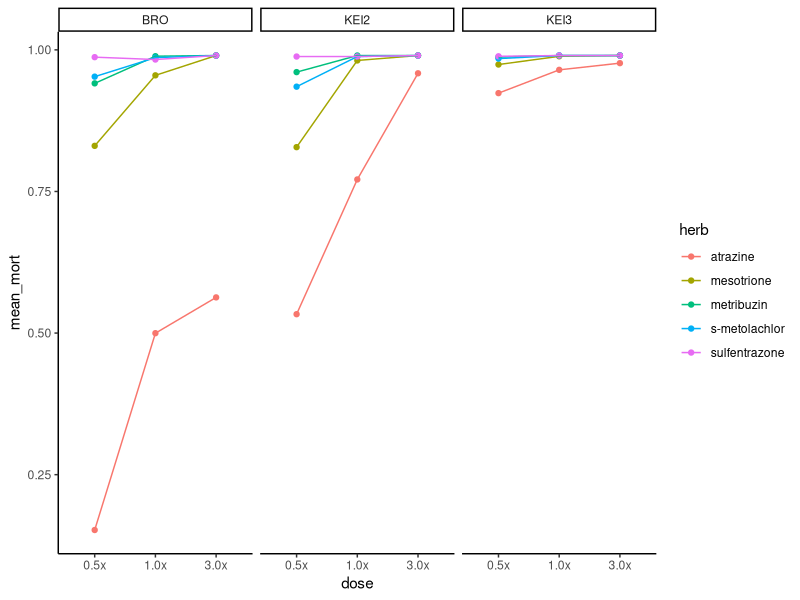
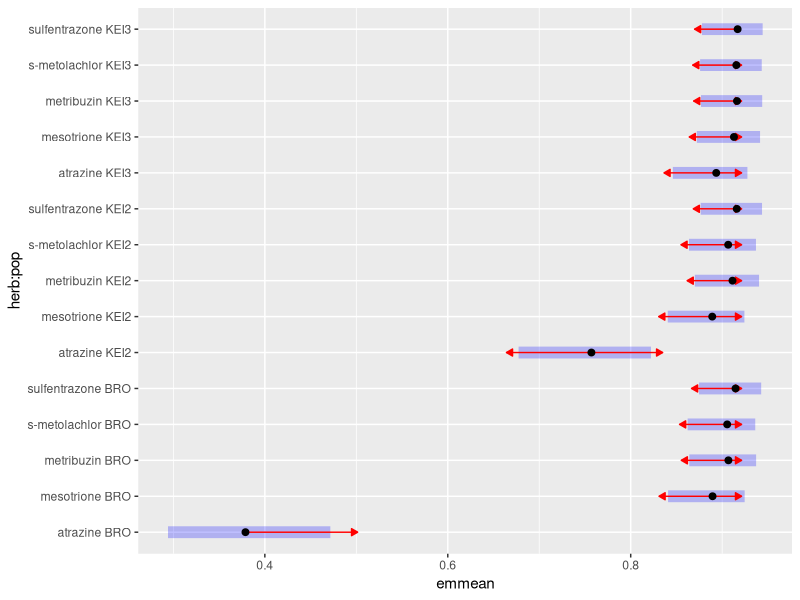
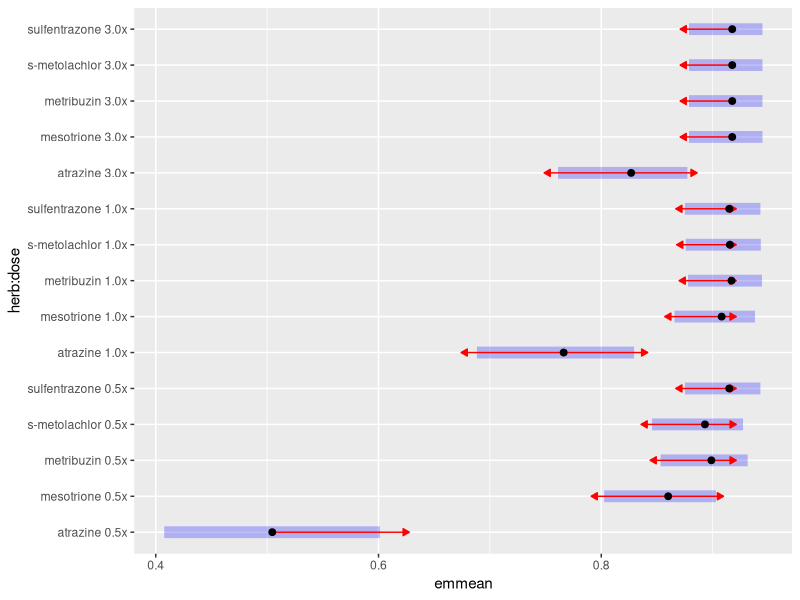

The R script that drew these images, in order: (Note: this script raises an error after producing the figures.)
## ---- chunk 1

knitr::opts_chunk$set(echo = TRUE)
library(tidyverse)
library(ggplot2)
library(car)
library(emmeans)
library(multcompView)
library(glmmTMB)
library(ggpubr)

palmer_pre <- read.csv("PRE.csv")
glimpse(palmer_pre)
## ---- chunk 2

palmer_mean <- palmer_pre %>% group_by(pop, dose, herb) %>% summarize(mean_mort = mean(mort)) 

ggplot(aes(x = dose, y = mean_mort, group = herb, color = herb), data = palmer_mean) + geom_point() + geom_line() + theme_classic() + facet_wrap(~ pop)

## ---- chunk 3
model <- glmmTMB(mort ~ herb*pop*dose + (1|run), data = palmer_pre, beta_family(link = "logit"))
## ---- chunk 4
summary(model)
## ---- chunk 5

glmmTMB:::Anova.glmmTMB(model)

## ---- chunk 6

emm_herb.pop <- emmeans(model, ~ herb:pop, adjust = "tukey", type = "response", contr = "pairwise")

#emm_herb.pop

emm_herb.dose <- emmeans(model, ~ herb:dose, adjust = "tukey", type = "response", contr = "pairwise")

#emm_herb.dose

## ---- chunk 7

plot(emm_herb.pop, adjust = "tukey", comparisons = TRUE)

plot(emm_herb.dose, adjust = "tukey", comparisons = TRUE)

## ---- chunk 8

CLD_herb.pop <- CLD(emm_herb.pop, comparisons = TRUE, Letters = letters, adjust = "tukey", reversed = TRUE)

CLD_herb.pop

CLD_herb.dose <- CLD(emm_herb.dose, comparisons = TRUE, Letters = letters, adjust = "tukey", reversed = TRUE)

CLD_herb.dose

## ---- chunk 9
merged_data <- merge(palmer_pre,CLD_herb.pop) 

new_data <- CLD_herb.pop  %>% 
  right_join(palmer_pre, by="herb")

new_data
## ---- chunk 10
ggplot(merged_data, aes(x = pop, y = mort*100,  color=mort, label=.group))  + theme_classic() +
  scale_color_gradient(low = "red", high = "grey") +
  geom_point(aes(x=pop, y = prop*100), color="black") +
  labs(title = "Palmer Mortality - PRE", x = "Population", y = "% Mortality") +
  facet_grid(~herb) + ylim(0, 105) + geom_jitter(width = 0.1, alpha=0.2) +
  #geom_text(nudge_y = c(7, 7, 7, 7, 7, 7, 7, 7, 7, 7, 7, 7, 7, 7, 7)) +
  geom_errorbar(aes(ymin = lower.CL*100, ymax = upper.CL*100), width = 0.2, color="black") +
  ggsave("figure.png", dpi=400)
## ---- chunk 11
ggplot(new_data, aes(x = pop.x, y = prop*100, label = .group, color=mort*100)) + geom_point(size = 2) + theme_classic() +
  labs(title = "Palmer Mortality - PRE", x = "Population", y = "% Mortality") +
  facet_grid(~herb) + ylim(0, 105) + geom_jitter(width = 0.5) +
  geom_text(nudge_y = c(7, 7, 7, 7, 7, 7, 7, 7, 7, 7, 7, 7, 7, 7, 7)) +
  geom_errorbar(aes(ymin = lower.CL*100, ymax = upper.CL*100), width = 0.2)
## ---- chunk 12
#ggplot(CLD_herb.dose, aes(x = dose, y = response*100, label = .group)) + geom_point(size = 2) + theme_classic() +
#  labs(title = "Palmer Mortality - PRE", x = "Dose", y = "% Mortality") +
#  facet_grid(~herb) + ylim(0, 105) +
#  geom_text(nudge_y = c(7, 7, 7, 7, 7, 7, 7, 7, 7, 7, 7, 7, 7, 7, 7)) +
#  geom_errorbar(aes(ymin = lower.CL*100, ymax = upper.CL*100), width = 0.2)
